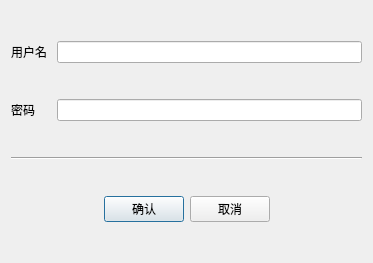
<?xml version="1.0" encoding="UTF-8"?>
<ui version="4.0">
 <class>LoginDlg</class>
 <widget class="QDialog" name="LoginDlg">
  <property name="geometry">
   <rect>
    <x>0</x>
    <y>0</y>
    <width>373</width>
    <height>263</height>
   </rect>
  </property>
  <property name="windowTitle">
   <string>登录界面</string>
  </property>
  <layout class="QVBoxLayout" name="verticalLayout">
   <item>
    <layout class="QHBoxLayout" name="horizontalLayout_2">
     <item>
      <widget class="QLabel" name="label">
       <property name="minimumSize">
        <size>
         <width>40</width>
         <height>0</height>
        </size>
       </property>
       <property name="text">
        <string>用户名</string>
       </property>
      </widget>
     </item>
     <item>
      <widget class="QLineEdit" name="textUser">
       <property name="minimumSize">
        <size>
         <width>60</width>
         <height>0</height>
        </size>
       </property>
       <property name="maximumSize">
        <size>
         <width>16777215</width>
         <height>16777215</height>
        </size>
       </property>
      </widget>
     </item>
    </layout>
   </item>
   <item>
    <layout class="QHBoxLayout" name="horizontalLayout">
     <item>
      <widget class="QLabel" name="label_2">
       <property name="minimumSize">
        <size>
         <width>40</width>
         <height>0</height>
        </size>
       </property>
       <property name="text">
        <string>密码</string>
       </property>
      </widget>
     </item>
     <item>
      <widget class="QLineEdit" name="textPasswd">
       <property name="minimumSize">
        <size>
         <width>60</width>
         <height>0</height>
        </size>
       </property>
       <property name="maximumSize">
        <size>
         <width>16777215</width>
         <height>16777215</height>
        </size>
       </property>
       <property name="echoMode">
        <enum>QLineEdit::Password</enum>
       </property>
      </widget>
     </item>
    </layout>
   </item>
   <item>
    <widget class="Line" name="line">
     <property name="orientation">
      <enum>Qt::Horizontal</enum>
     </property>
    </widget>
   </item>
   <item>
    <layout class="QHBoxLayout" name="horizontalLayout_3">
     <item>
      <spacer name="horizontalSpacer">
       <property name="orientation">
        <enum>Qt::Horizontal</enum>
       </property>
       <property name="sizeHint" stdset="0">
        <size>
         <width>40</width>
         <height>20</height>
        </size>
       </property>
      </spacer>
     </item>
     <item>
      <widget class="QPushButton" name="btnOk">
       <property name="text">
        <string>确认</string>
       </property>
      </widget>
     </item>
     <item>
      <widget class="QPushButton" name="btnCancel">
       <property name="text">
        <string>取消</string>
       </property>
      </widget>
     </item>
     <item>
      <spacer name="horizontalSpacer_2">
       <property name="orientation">
        <enum>Qt::Horizontal</enum>
       </property>
       <property name="sizeHint" stdset="0">
        <size>
         <width>40</width>
         <height>20</height>
        </size>
       </property>
      </spacer>
     </item>
    </layout>
   </item>
  </layout>
 </widget>
 <layoutdefault spacing="6" margin="11"/>
 <resources/>
 <connections/>
</ui>
